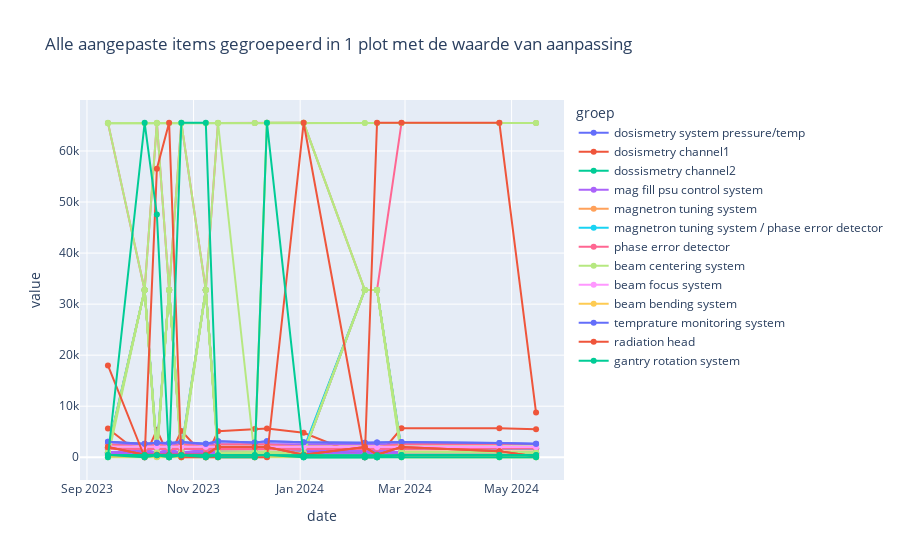

Notebook code cell kept with this figure:
### Markdown cell above
Een mogelijke verdeling van deze part en itmes is te doen op basis van de onderdelen in de tekeningen van de machine vanuit elekta.

### Code cell
groups = pd.read_csv("data/groups_partly.tsv", sep="\t")
groups["Part&item"] = "I:" + groups["item"].astype(str) + " P:" + groups["part"].astype(str)
plotting = pd.merge(groups, be5201, on="Part&item", how="inner")
fig = px.line(plotting, x="date", y="value", color="groep", line_group="Part&item", 
              title="Alle aangepaste items gegroepeerd in 1 plot met de waarde van aanpassing", 
              hover_data="Part&item", markers=True)


fig.show()
